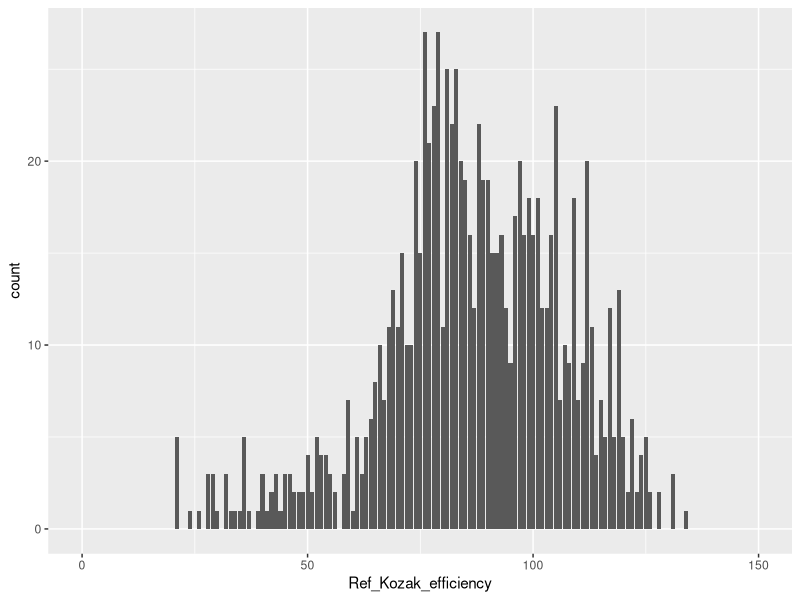
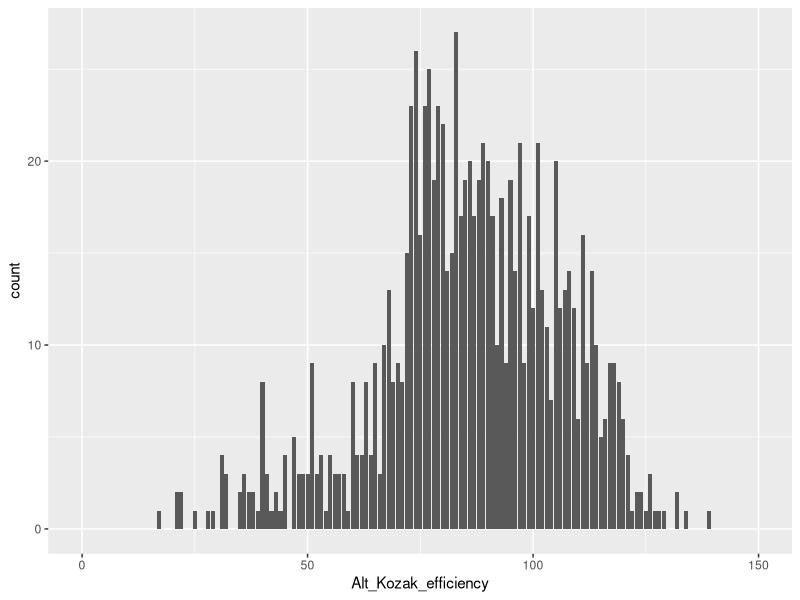
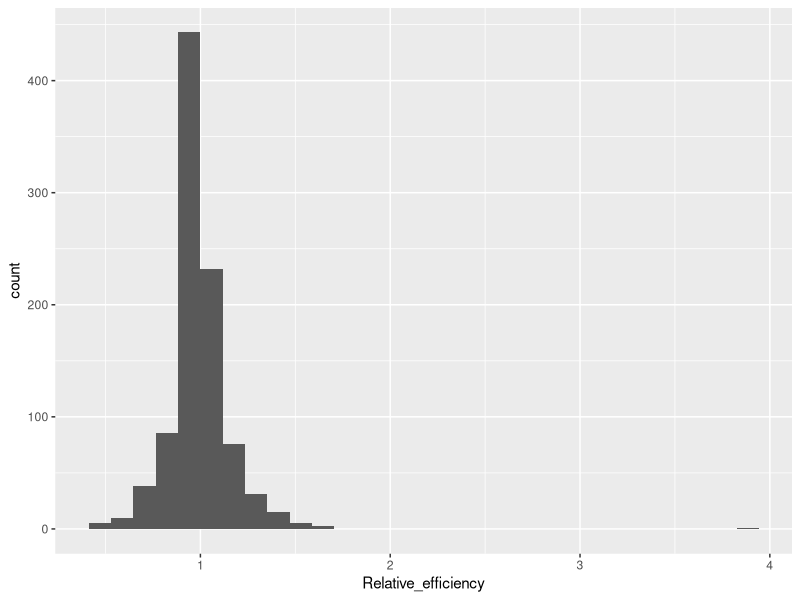
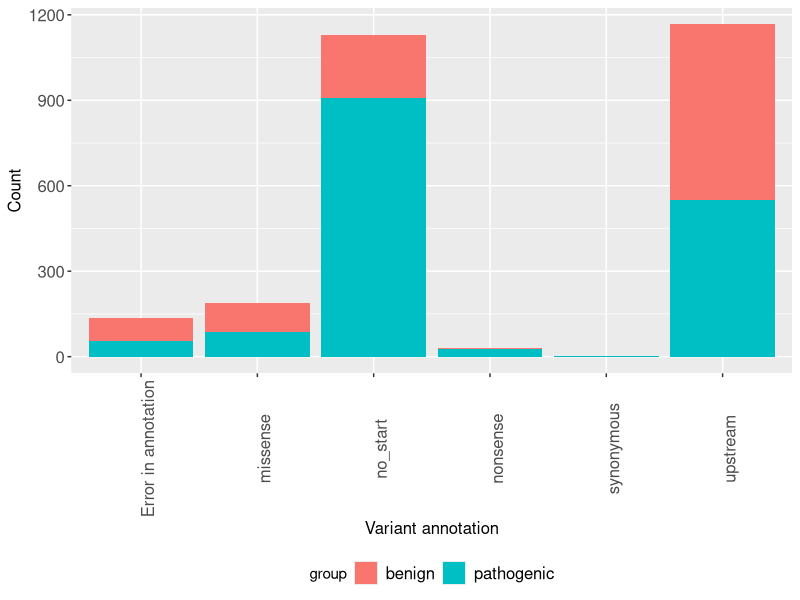
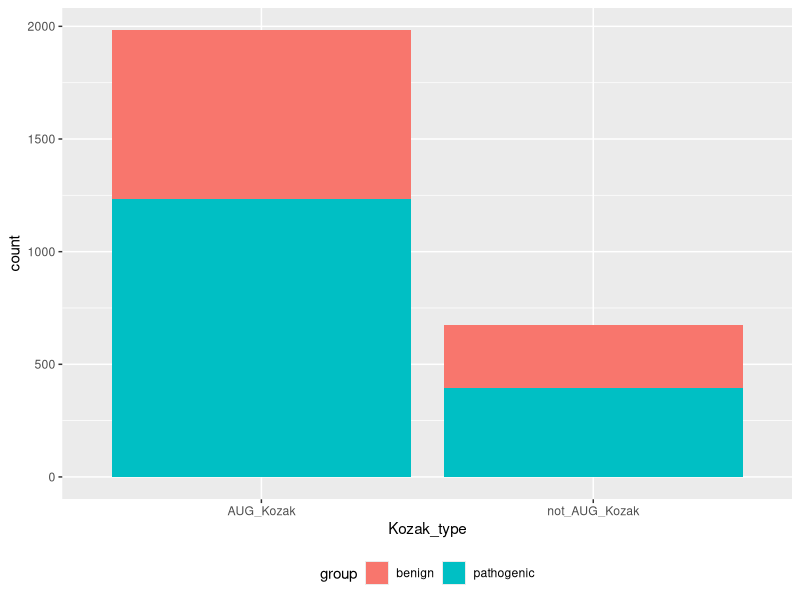
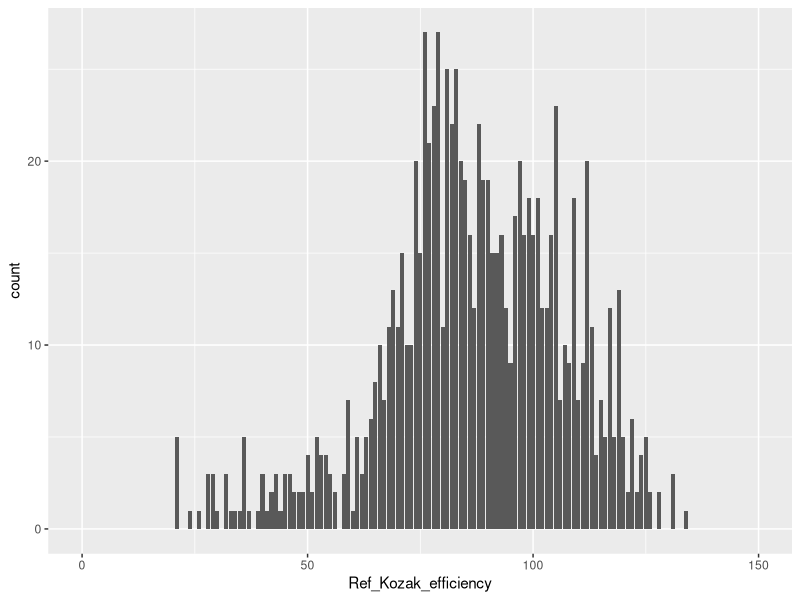
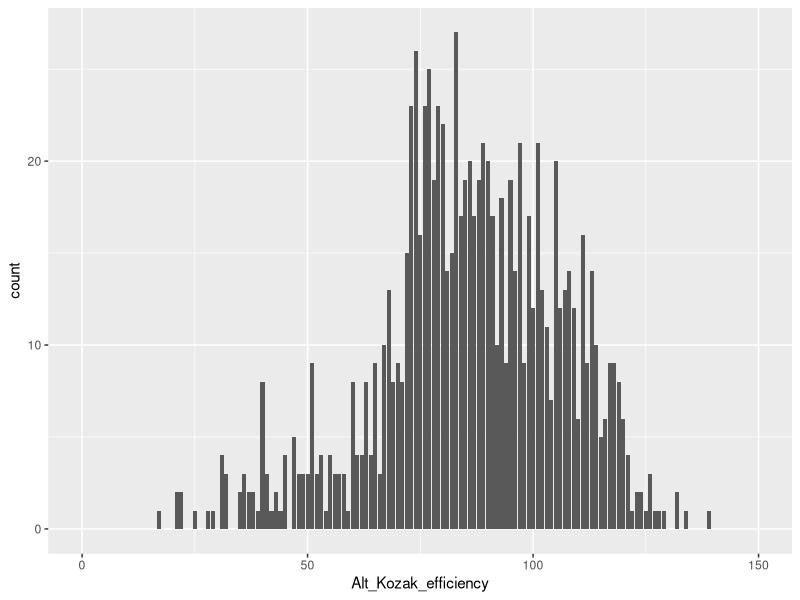
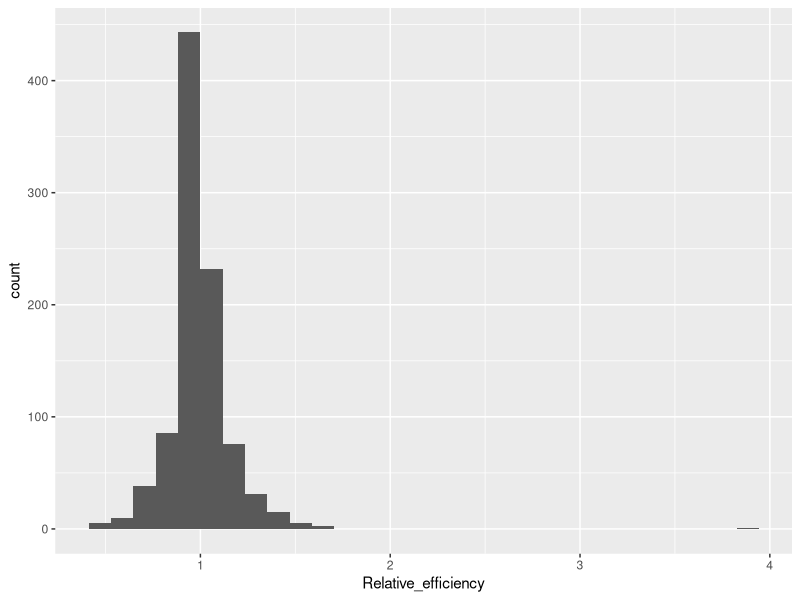

Write the R code that produced these figures, in order.
## ---- chunk 1
knitr::opts_chunk$set(echo = TRUE)
library(ggplot2)
library(tidyr)
library(dplyr)
library(reshape2)
## ---- chunk 2
kozak_dataset1 <-  read.csv("gnomad_hg38_af5pct_in_gencode_kozak_CDSstrands_snps_noborders_pos_sorted_annot_combo_F_clnsig_dataset.txt", sep = '\t', header = T)
kozak_dataset2 <- read.csv("clinvar_in_gencode_kozak_CDSstrands_snps_F_noborders_pos_sorted_annot_combo_clnsig_dataset.txt", sep = '\t', header = T)

kozak_dataset <- rbind(kozak_dataset1, kozak_dataset2)

kozak_dataset$variant_annotation = as.factor(kozak_dataset$variant_annotation)
kozak_dataset$Change_description = as.factor(kozak_dataset$Change_description)
kozak_dataset$Kozak_type = as.factor(kozak_dataset$Kozak_type)
kozak_dataset$Clin_Sig = as.factor(kozak_dataset$Clin_Sig)
kozak_dataset$Gene = as.factor(kozak_dataset$Gene)
kozak_dataset$Ref_Kozak_efficiency = as.numeric(kozak_dataset$Ref_Kozak_efficiency)
kozak_dataset$Ref_Kozak_lower = as.numeric(kozak_dataset$Ref_Kozak_lower)
kozak_dataset$Ref_Kozak_upper = as.numeric(kozak_dataset$Ref_Kozak_upper)
kozak_dataset$Alt_Kozak_efficiency = as.numeric(kozak_dataset$Alt_Kozak_efficiency)
kozak_dataset$Alt_Kozak_lower = as.numeric(kozak_dataset$Alt_Kozak_lower)
kozak_dataset$Alt_Kozak_upper = as.numeric(kozak_dataset$Alt_Kozak_upper)
kozak_dataset$Relative_efficiency = as.numeric(kozak_dataset$Relative_efficiency)

summary(kozak_dataset)

str(kozak_dataset)
## ---- chunk 3
write.csv(kozak_dataset, "sum_dataset_01.csv")
## ---- chunk 4
known_sign = c('Pathogenic', 'Likely_pathogenic', 'Pathogenic/Likely_pathogenic', 'Benign')
kozak_dataset_short <-subset(kozak_dataset, Clin_Sig %in% known_sign)
kozak_dataset_short$group <- ifelse(kozak_dataset_short$Clin_Sig %in% c('Pathogenic', 'Likely_pathogenic', 'Pathogenic/Likely_pathogenic'), 'pathogenic', 'benign')
head(kozak_dataset_short)

nrow(kozak_dataset_short[kozak_dataset_short$group == 'benign', ]) 
nrow(kozak_dataset_short[kozak_dataset_short$group == 'pathogenic', ])
nrow(kozak_dataset_short[kozak_dataset_short$Kozak_type == 'not_AUG_Kozak', ]) 
nrow(kozak_dataset_short[kozak_dataset_short$Kozak_type == 'AUG_Kozak', ]) 
nrow(kozak_dataset_short) 
## ---- chunk 5
write.csv(kozak_dataset_short, "sum_dataset_known.csv")
## ---- chunk 6
plot_F_01 <- ggplot(kozak_dataset_short)+
  geom_histogram(aes(x=Ref_Kozak_efficiency), stat="count")+
  theme(legend.position="bottom", legend.box = "horizontal")+
  xlim(c(0,150))
plot_F_01

plot_F_02 <- ggplot(kozak_dataset_short)+
  geom_histogram(aes(x=Alt_Kozak_efficiency), stat="count")+
  theme(legend.position="bottom", legend.box = "horizontal")+
  xlim(c(0,150))
plot_F_02

plot_F_03 <- ggplot(kozak_dataset_short)+
  geom_histogram(aes(x=Relative_efficiency))+
  theme(legend.position="bottom", legend.box = "horizontal")
plot_F_03

plot_F_04 <- ggplot(kozak_dataset_short)+
  geom_histogram(aes(x=variant_annotation, fill = group), stat="count")+
  theme(legend.position="bottom", legend.box = "horizontal", 
        legend.text=element_text(size=12),
        axis.title.x=element_text(size=12),
        axis.title.y=element_text(size=12),
        axis.text.x=element_text(size=12, angle = 90),
        axis.text.y=element_text(size=12))+
  ylab("Count")+
  xlab("Variant annotation")
plot_F_04

plot_F_05 <- ggplot(kozak_dataset_short)+
  geom_histogram(aes(x=Kozak_type, fill = group), stat="count")+
  theme(legend.position="bottom", legend.box = "horizontal")
plot_F_05
## ---- chunk 7
jpeg(file="plot_F_01.jpeg")
plot_F_01
dev.off()

jpeg(file="plot_F_02.jpeg")
plot_F_02
dev.off()

jpeg(file="plot_F_03.jpeg")
plot_F_03
dev.off()

jpeg(file="plot_F_04.jpeg")
plot_F_04
dev.off()

jpeg(file="plot_F_05.jpeg")
plot_F_05
dev.off()
## ---- chunk 8
kozak_dataset_short_AUG <- subset(kozak_dataset_short, Kozak_type == 'AUG_Kozak')
nrow(kozak_dataset_short_AUG) 
nrow(kozak_dataset_short_AUG[kozak_dataset_short_AUG$group == 'pathogenic', ]) 
nrow(kozak_dataset_short_AUG[kozak_dataset_short_AUG$group == 'benign', ]) 
## ---- chunk 9
write.csv(kozak_dataset_short_AUG, "sum_dataset_known_AUG.csv")
## ---- chunk 10

plot_F_06 <- ggplot(kozak_dataset_short_AUG)+
  geom_histogram(aes(x=Ref_Kozak_efficiency), stat="count")+
  theme(legend.position="bottom", legend.box = "horizontal")+
  xlim(c(0,150))
plot_F_06

plot_F_07 <- ggplot(kozak_dataset_short_AUG)+
  geom_histogram(aes(x=Alt_Kozak_efficiency), stat="count")+
  theme(legend.position="bottom", legend.box = "horizontal")+
  xlim(c(0,150))
plot_F_07

plot_F_08 <- ggplot(kozak_dataset_short_AUG)+
  geom_histogram(aes(x=Relative_efficiency))+
  theme(legend.position="bottom", legend.box = "horizontal")
plot_F_08

plot_F_09 <- ggplot(kozak_dataset_short_AUG)+
  geom_histogram(aes(x=variant_annotation, fill = group), stat="count")+
  theme(legend.position="bottom", legend.box = "horizontal", 
        legend.text=element_text(size=12),
        axis.title.x=element_text(size=12),
        axis.title.y=element_text(size=12),
        axis.text.x=element_text(size=12, angle = 90),
        axis.text.y=element_text(size=12))+
  ylab("Count")+
  xlab("Variant annotation")
plot_F_09

# additional plot for 'not_AUG_Kozak' 

plot_F_09_notAUG <- ggplot(kozak_dataset_short[kozak_dataset_short$Kozak_type == 'not_AUG_Kozak', ])+
  geom_histogram(aes(x=variant_annotation, fill = group), stat="count")+
  theme(legend.position="bottom", legend.box = "horizontal", 
        legend.text=element_text(size=12),
        axis.title.x=element_text(size=12),
        axis.title.y=element_text(size=12),
        axis.text.x=element_text(size=12, angle = 90),
        axis.text.y=element_text(size=12))+
  ylab("Count")+
  xlab("Variant annotation")
plot_F_09_notAUG

## ---- chunk 11
jpeg(file="plot_F_06.jpeg")
plot_F_06
dev.off()

jpeg(file="plot_F_07.jpeg")
plot_F_07
dev.off()

jpeg(file="plot_F_08.jpeg")
plot_F_08
dev.off()

jpeg(file="plot_F_09.jpeg")
plot_F_09
dev.off()

jpeg(file="plot_F_09_notAUG.jpeg")
plot_F_09_notAUG
dev.off()
## ---- chunk 12
locations = c('upstream', 'synonymous')
kozak_dataset_short_AUG_2 <- subset(kozak_dataset_short_AUG, variant_annotation %in% locations)
nrow(kozak_dataset_short_AUG_2)
nrow(kozak_dataset_short_AUG_2[kozak_dataset_short_AUG_2$group == 'pathogenic', ]) 
nrow(kozak_dataset_short_AUG_2[kozak_dataset_short_AUG_2$group == 'benign', ])
## ---- chunk 13

plot_F_10 <- ggplot(kozak_dataset_short_AUG_2)+
  geom_histogram(aes(x=Ref_Kozak_efficiency), stat="count")+
  theme(legend.position="bottom", legend.box = "horizontal")+
  xlim(c(0,150))
plot_F_10

plot_F_11 <- ggplot(kozak_dataset_short_AUG_2)+
  geom_histogram(aes(x=Alt_Kozak_efficiency), stat="count")+
  theme(legend.position="bottom", legend.box = "horizontal")+
  xlim(c(0,150))
plot_F_11

plot_F_12 <- ggplot(kozak_dataset_short_AUG_2)+
  geom_histogram(aes(x=Relative_efficiency))+
  theme(legend.position="bottom", legend.box = "horizontal")
plot_F_12

plot_F_13 <- ggplot(kozak_dataset_short_AUG_2)+
  geom_histogram(aes(x=variant_annotation, fill = group), stat="count")+
  theme(legend.position="bottom", legend.box = "horizontal", 
        legend.text=element_text(size=12),
        axis.title.x=element_text(size=12),
        axis.title.y=element_text(size=12),
        axis.text.x=element_text(size=12, angle = 90),
        axis.text.y=element_text(size=12))+
  ylab("Count")+
  xlab("Variant annotation")
plot_F_13
## ---- chunk 14
jpeg(file="plot_F_10.jpeg")
plot_F_10
dev.off()

jpeg(file="plot_F_11.jpeg")
plot_F_11
dev.off()

jpeg(file="plot_F_12.jpeg")
plot_F_12
dev.off()

jpeg(file="plot_F_13.jpeg")
plot_F_13
dev.off()
## ---- chunk 15
subset(kozak_dataset_short_AUG_2, Relative_efficiency>1.5)

subset(kozak_dataset_short_AUG_2, Relative_efficiency<0.5)
## ---- chunk 16
kozak_dataset_short_AUG_2_part_melted <- melt(kozak_dataset_short_AUG_2[, c('ID',  'group', 'Ref_Kozak_efficiency', "Alt_Kozak_efficiency")], id.vars=c("ID", 'group'))

kozak_dataset_short_AUG_2_part_melted2 <- melt(kozak_dataset_short_AUG_2[, c('ID',  'group', 'Kozak_variant_position', 'Ref_Kozak_efficiency', "Alt_Kozak_efficiency")], id.vars=c("ID", 'group', 'Kozak_variant_position'))
kozak_dataset_short_AUG_2_part_melted2$Kozak_variant_position <- as.factor(kozak_dataset_short_AUG_2_part_melted2$Kozak_variant_position)
## ---- chunk 17

plot_F_14 <- ggplot(kozak_dataset_short_AUG_2_part_melted, aes(x=group, fill=variable))+
  geom_boxplot(aes(y=value))+
  theme(legend.position="bottom", legend.box = "horizontal")+
  ylab('Kozak sequence efficiency')+
  xlab('Group')
plot_F_14

plot_F_15 <- ggplot(kozak_dataset_short_AUG_2_part_melted2, aes(x=Kozak_variant_position, fill=variable))+
  geom_boxplot(aes(y=value))+
  theme(legend.position="bottom", legend.box = "horizontal")+
  ylab('Kozak sequence efficiency')+
  xlab('Kozak_variant_position')+
  facet_grid(rows = vars(group))
plot_F_15

plot_F_16 <- ggplot(kozak_dataset_short_AUG_2_part_melted2, aes(x=group, fill=variable))+
  geom_boxplot(aes(y=value))+
  theme(legend.position="bottom", legend.box = "horizontal")+
  ylab('Kozak sequence efficiency')+
  xlab('Group')+
  facet_grid(cols = vars(Kozak_variant_position))
plot_F_16
## ---- chunk 18
jpeg(file="plot_F_14.jpeg")
plot_F_14
dev.off()

jpeg(file="plot_F_15.jpeg")
plot_F_15
dev.off()

jpeg(file="plot_F_16.jpeg")
plot_F_16
dev.off()
## ---- chunk 19
kozak_dataset_short_AUG_3 <- subset(kozak_dataset_short_AUG_2, Relative_efficiency != 'NA')

kozak_dataset_short_AUG_3$is_significant <- c(NA * nrow(kozak_dataset_short_AUG_3))

kozak_dataset_short_AUG_3[kozak_dataset_short_AUG_3$Relative_efficiency > 1, ]$is_significant <- 
  ifelse(kozak_dataset_short_AUG_3[kozak_dataset_short_AUG_3$Relative_efficiency > 1, ]$Alt_Kozak_lower > 
           kozak_dataset_short_AUG_3[kozak_dataset_short_AUG_3$Relative_efficiency > 1, ]$Ref_Kozak_upper, TRUE, FALSE)

kozak_dataset_short_AUG_3[kozak_dataset_short_AUG_3$Relative_efficiency <= 1, ]$is_significant <- 
  ifelse(kozak_dataset_short_AUG_3[kozak_dataset_short_AUG_3$Relative_efficiency <= 1, ]$Alt_Kozak_upper < 
           kozak_dataset_short_AUG_3[kozak_dataset_short_AUG_3$Relative_efficiency <= 1, ]$Ref_Kozak_lower, TRUE, FALSE)

sign_diff_Kozaks_AUG <- subset(kozak_dataset_short_AUG_3, is_significant == TRUE)
nrow(kozak_dataset_short_AUG_3)
nrow(sign_diff_Kozaks_AUG) 
nrow(sign_diff_Kozaks_AUG[sign_diff_Kozaks_AUG$group == 'pathogenic',])
nrow(sign_diff_Kozaks_AUG[sign_diff_Kozaks_AUG$group == 'benign',])
## ---- chunk 20

plot_F_16 <- ggplot(sign_diff_Kozaks_AUG)+
  geom_histogram(aes(x=Ref_Kozak_efficiency), stat="count")+
  theme(legend.position="bottom", legend.box = "horizontal")+
  xlim(c(0,150))
plot_F_16

plot_F_17 <- ggplot(sign_diff_Kozaks_AUG)+
  geom_histogram(aes(x=Alt_Kozak_efficiency), stat="count")+
  theme(legend.position="bottom", legend.box = "horizontal")+
  xlim(c(0,150))
plot_F_17

plot_F_18 <- ggplot(sign_diff_Kozaks_AUG)+
  geom_histogram(aes(x=Relative_efficiency))+
  theme(legend.position="bottom", legend.box = "horizontal")
plot_F_18


# additional
new_labels = c('-6', '-5', '-4', '-3', '-2', '-1')
names(new_labels) = c(0, 1, 2, 3, 4, 5)

plot_F_22 <- ggplot(sign_diff_Kozaks_AUG, aes(x=group, y=Relative_efficiency))+
  geom_boxplot()+
  theme(legend.position="bottom", legend.box = "horizontal")+
  ylab('Relative efficiency')+
  ylim(c(0, 2))+
  xlab('Group')+
  facet_grid(cols = vars(Kozak_variant_position),
             labeller = labeller(Kozak_variant_position = new_labels))+
  scale_fill_manual(values = c("cyan", "gray"))+
  theme(legend.position="bottom", legend.box = "horizontal", 
        legend.text = element_text(size=14),
        axis.title.x=element_text(size=14), 
        axis.title.y=element_text(size=14),
        axis.text.y=element_text(size=14),
        axis.text.x=element_text(size=12, angle = 90),)
plot_F_22

## ---- chunk 21
jpeg(file="plot_F_16.jpeg")
plot_F_16
dev.off()

jpeg(file="plot_F_17.jpeg")
plot_F_17
dev.off()

jpeg(file="plot_F_18.jpeg")
plot_F_18
dev.off()

jpeg(file="plot_F_22.jpeg")
plot_F_22
dev.off()
## ---- chunk 22
sign_diff_Kozaks_AUG_part_melted <- melt(sign_diff_Kozaks_AUG[, c('ID',  'group', 'Ref_Kozak_efficiency', "Alt_Kozak_efficiency")], id.vars=c("ID", 'group'))

sign_diff_Kozaks_AUG_part_melted2 <- melt(sign_diff_Kozaks_AUG[, c('ID',  'group', 'Kozak_variant_position', 'Ref_Kozak_efficiency', "Alt_Kozak_efficiency")], id.vars=c("ID", 'Kozak_variant_position', 'group'))
sign_diff_Kozaks_AUG_part_melted2$Kozak_variant_position <- as.factor(sign_diff_Kozaks_AUG_part_melted2$Kozak_variant_position)

## ---- chunk 23

plot_F_19 <- ggplot(sign_diff_Kozaks_AUG_part_melted, aes(x=group, fill=variable))+
  geom_violin(aes(y=value))+
  geom_boxplot(aes(y=value), alpha=0.2)+
  theme(legend.position="bottom", legend.box = "horizontal", 
        legend.text = element_text(size=12),
        axis.title.x=element_text(size=12), 
        axis.title.y=element_text(size=12),
        axis.text.x=element_text(size=12), 
        axis.text.y=element_text(size=12))+
  ylab('Kozak sequence efficiency')+
  xlab('Group')+
  scale_fill_manual(values = c("cyan", "gray"))
plot_F_19

plot_F_20 <- ggplot(sign_diff_Kozaks_AUG_part_melted, aes(x=group, fill=variable))+
  geom_boxplot(aes(y=value))+
  theme(legend.position="bottom", legend.box = "horizontal", 
        legend.text = element_text(size=12),
        axis.title.x=element_text(size=12), 
        axis.title.y=element_text(size=12),
        axis.text.x=element_text(size=12), 
        axis.text.y=element_text(size=12))+
  ylab('Kozak sequence efficiency')+
  xlab('Group')+
  scale_fill_manual(values = c("cyan", "gray"))
plot_F_20


plot_F_21 <- ggplot(sign_diff_Kozaks_AUG_part_melted2, aes(x=group, y=value))+
  geom_violin(aes(fill=variable))+
  theme(legend.position="bottom", legend.box = "horizontal")+
  ylab('Kozak sequence efficiency')+
  xlab('Group')+
  facet_grid(cols = vars(Kozak_variant_position))+
  scale_fill_manual(values = c("cyan", "gray"))+
  theme(legend.position="bottom", legend.box = "horizontal", 
        legend.text = element_text(size=14),
        axis.title.x=element_text(size=14), 
        axis.title.y=element_text(size=14),
        axis.text.y=element_text(size=14))
plot_F_21

## ---- chunk 24
jpeg(file="plot_F_19.jpeg")
plot_F_19
dev.off()

jpeg(file="plot_F_20.jpeg")
plot_F_20
dev.off()

jpeg(file="plot_F_21.jpeg")
plot_F_21
dev.off()
